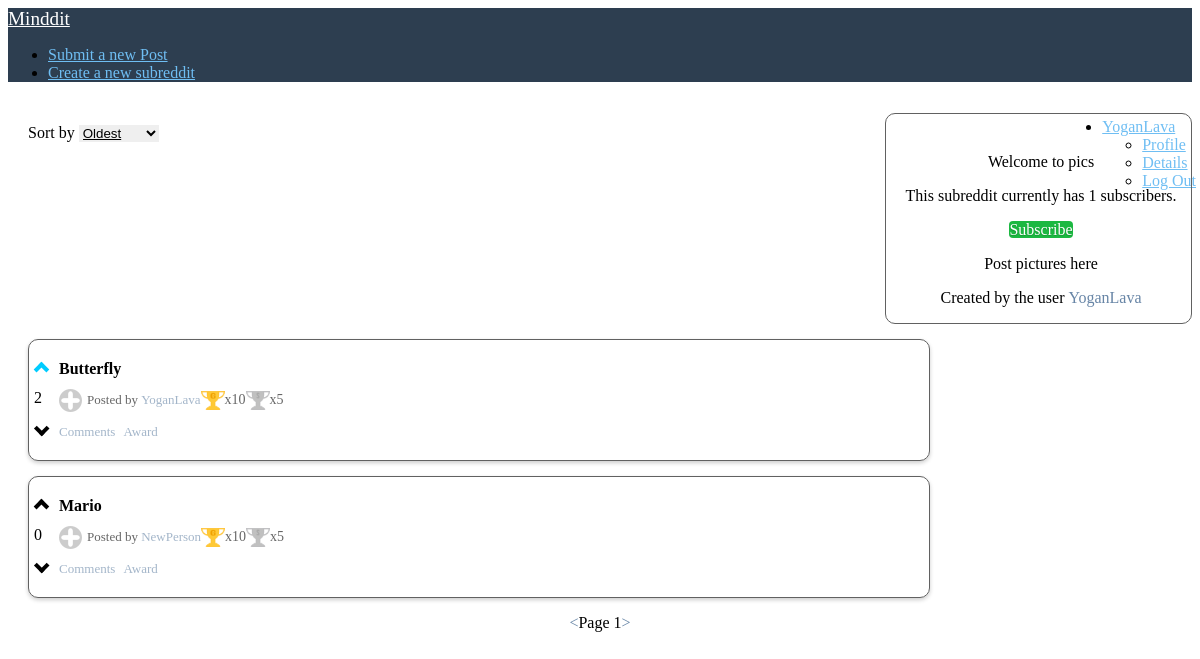
The page /subreddit.php?name=pics (signed in) on the database its author committed.
### tables this page shows
CREATE TABLE subreddits (
  name varchar(20) NOT NULL,
  creator_id int(11) DEFAULT NULL,
  description text,
  created_at int(11) DEFAULT NULL
);

CREATE TABLE users (
  id int(11) NOT NULL,
  username varchar(255) NOT NULL,
  password varchar(255) NOT NULL,
  created_at int(30) NOT NULL DEFAULT '0'
);

CREATE TABLE posts (
  id int(11) NOT NULL,
  title varchar(255) DEFAULT NULL,
  user_id int(11) NOT NULL,
  is_image tinyint(1) DEFAULT NULL,
  body text,
  created_at int(30) DEFAULT NULL,
  updated_at int(30) DEFAULT NULL,
  subreddit_name varchar(20) NOT NULL
);

### subreddit.php (the view, shortened to what this page needs)
<?php
$mysqli = openConnection();
if(isset($_GET['sortBy'])){
    switch($_GET['sortBy']){
        case "topLikes":
            $sql = "SELECT * FROM mostLiked where subreddit_name= '".$_GET['name']."' LIMIT 5". ((isset($_GET['page']))?" OFFSET ". ($_GET['page']-1) * 5:"");
            break;
        case "newest":
            $sql = "SELECT * FROM posts where subreddit_name= '".$_GET['name']."' order by created_at desc LIMIT 5". ((isset($_GET['page']))?" OFFSET ". ($_GET['page']-1) * 5:"");
            break;
        case "oldest":
            $sql = "SELECT * FROM posts where subreddit_name= '".$_GET['name']."' order by created_at asc LIMIT 5". ((isset($_GET['page']))?" OFFSET ". ($_GET['page']-1) * 5:"");
            break;
        default:
            $sql = "SELECT * FROM posts where subreddit_name= '".$_GET['name']."' LIMIT 5". ((isset($_GET['page']))?" OFFSET ". ($_GET['page']-1) * 5:"");
    }
}else{
    $sql = "SELECT * FROM posts where subreddit_name= '".$_GET['name']."' LIMIT 5". ((isset($_GET['page']))?" OFFSET ". ($_GET['page']-1) * 5:"");
}
$result=$mysqli->query($sql);
$sql = "select subreddits.description, users.username from subreddits inner join users where subreddits.name = '".$_GET['name']."' and subreddits.creator_id = users.id";
$subreddit = ($mysqli->query($sql))->fetch_assoc();
?>
<!DOCTYPE html>
<html lang="en">
<head>
    <link rel="stylesheet" href="https://unpkg.com/purecss@1.0.1/build/pure-min.css"
 />
    <link rel="stylesheet" href="css/css.css" />
</head>
<body>
    <div class="home-menu pure-menu pure-menu-horizontal">
        <a href="index.php" class="pure-menu-heading pure-menu-link">Minddit</a>
        <ul class="pure-menu-list">
            <li class="pure-menu-item">
                <a href="submit.php" class="pure-menu-link">Submit a new Post</a>
            </li>
            <li class="pure-menu-item">
                <a href="createsubreddit.php" class="pure-menu-link">Create a new subreddit</a>
            </li>
        </ul>
        <ul class="pure-menu-list align-right">
            <?php if(!isset($_SESSION['username'])){echo "<li class='pure-menu-item'>
        <a href='register.php' class='pure-menu-link'>Sign In</a>
      </li>";
      } else { echo "<li class='pure-menu-item pure-menu-has-children pure-menu-allow-hover'>
        <a href='#' id='menuLink1' class='pure-menu-link'>".$_SESSION['username']."</a>
        <ul class='pure-menu-children'>
            <li class='pure-menu-item'><a href='profile.php?name=".$_SESSION['username']."' class='pure-menu-link'>Profile</a></li>
            <li class='pure-menu-item'><a href='details.php' class='pure-menu-link'>Details</a></li>
            <li class='pure-menu-item'><a href='/logic/logout.php' class='pure-menu-link'>Log Out</a></li>
        </ul>
    </li>";
      }?>
        </ul>
    </div>
    <div class="side-bar">
        <?php
        echo "<p>Welcome to " . $_GET['name'] . "</p>";
        $sql= "select count(*) as count from subreddit_subscriptions where subreddit_name='".$_GET['name']."'";
        $count = ($mysqli->query($sql))->fetch_assoc();
        echo "<p>This subreddit currently has ".$count['count']." subscribers.</p>";
        if(isset($_SESSION['username'])){
            echo "<a class='pure-button join' id='button-".$_GET['name']."' onclick=\"subscribe('".$_GET['name']."', ".$_SESSION['userid'].", 'button-".$_GET['name']."')\">Subscribe</a>";
        }
        echo "<p>".$subreddit['description']."</p>";
        echo "<p>Created by the user <a href='profile.php?name=".$subreddit['username']."' class='normal-link'>".$subreddit['username']."</a>"
        ?>
    </div>
    <div class="sort-container">
        <p style="display: inline-block">Sort by</p>
        <select id="sort" class="sort-by">
            <option value="oldest">Oldest</option>
        </select>
    </div>
    <div class="posts">
        <?php
          while($post = $result->fetch_assoc()){
            $user = $mysqli->query("select * from users where id='".$post['user_id']."'");
            $user = $user->fetch_assoc();
            echo "<div class='post'>";
            echo "<div class='likes'>";
            if(isset($_SESSION['userid'])){
            $checkLiked = "SELECT likes.vote FROM likes, post_likes where post_likes.post_id = ".$post['id']." and likes.user_id = ".$_SESSION['userid']." and post_likes.like_id = likes.id";
            $checkLiked = ($mysqli->query($checkLiked))->fetch_assoc();
            }
            echo ((isset($checkLiked))? $checkLiked['vote'] === 'upvote' : false)? "<span class='chevron on upvote' id='u".$post['id']."' onclick='vote(".$post['id'].", ".$_SESSION['userid'].", \"post\", \"upvote\")'></span>" : "<span class='chevron upvote' id='u".$post['id']."' onclick='vote(".$post['id'].", ". ((isset($_SESSION['userid']))? $_SESSION['userid']:"null") .", \"post\", \"upvote\")'></span>";
            $likes = "SELECT (SELECT COUNT(*) FROM likes, post_likes where likes.vote = 'upvote' and post_likes.post_id = ".$post['id']." and post_likes.like_id = likes.id) - (SELECT COUNT(*) FROM likes, post_likes where likes.vote = 'downvote' and post_likes.post_id = ".$post['id']." and post_likes.like_id = likes.id) as likes";
            $likes = ($mysqli->query($likes))->fetch_assoc();
            echo "<p id='l".$post['id']."'>".$likes['likes']."</p>";
            echo  ((isset($checkLiked))? $checkLiked['vote'] === 'downvote' : false)? "<span class='chevron on downvote' id='d".$post['id']."' onclick='vote(".$post['id'].", ".$_SESSION['userid'].", \"post\", \"downvote\")'></span>" : "<span class='chevron downvote' id='d".$post['id']."' onclick='vote(".$post['id'].", ". ((isset($_SESSION['userid']))? $_SESSION['userid']:"null") .", \"post\", \"downvote\")'></span>";
            echo  "</div>";
            echo "<div class='post-info'>";
            echo ($post['is_image'])?"<div><a class='post-link' href='".$post['body']."' >".$post['title']."</a></div>":"<div><a class='post-link' href='post.php?postID=".$post['id']."' >".$post['title']."</a></div>";
            echo "<div class='details'>
                  <div id='b".$post['id']."' onClick='togglePost(".$post['id'].");' class='expand'></div>";
            echo "<p class='post-details'>Posted by <a href='#' class='normal-link'>".$user['username']."</a></p>";
            echo "<div class='gold' tooltip='Gold'></div><p class='award-text'>x10</p>
            <div class='silver' tooltip='Silver'></div><p class='award-text'>x5</p>";
            echo "</div>";
            echo "<div class='post-details'><a href='post.php?postID=".$post['id']."' class='normal-link'>Comments</a> <a class='normal-link' onClick='togglePostAwardMenu(".$post['id'].",".$_SESSION['userid'].")' style='padding-left:5px'>Award</a></div>";
            echo "</div>";
            echo "</div>";
          }
      ?>
    </div>
    <div class="pagination">
          <?php
            echo "<a onclick='back()' class='normal-link'><</a>";
            echo (isset($_GET['page']))? "<p>Page ".$_GET['page']."</p>":"<p>Page 1</p>";
            echo "<a onclick='forward()' class='normal-link'>></a>";
          ?>
    </div>
</body>
</html>

### css/css.css (style rules this page uses)
.home-menu .pure-menu-heading { color: white; font-weight: 400; font-size: 120%; }
.home-menu a { color: #6fbef3; }
.home-menu { background: #2d3e50; }
.align-right { position: absolute; right: 0px; padding: 4px; }
.posts { display: inline-flex; flex-direction: column; flex-wrap: wrap; justify-content: center; align-items: center; align-content: center; }
.post { padding-top: 20px; margin-top: 15px; margin-left: 20px; border: solid 1.2px #616161; width: 75vw; min-height: 100px; max-width: 100%; border-radius: 10px; box-shadow: 0 2px 4px 0 rgba(0, 0, 0, 0.2); }
.posts .post-link { display: inline-block; text-decoration: solid; font-weight: bold; color: #000000; }
.details { position: relative; align-items: center; display: flex; }
.normal-link { color: #6785a6; text-decoration: solid; position: relative; display: inline-block; cursor: pointer; }
.post .post-details { opacity: 0.6; display: inline-block; font-size: 13px; }
.post .normal-link { font-size: 13px; }
.likes { float: left; padding-top: 2px; padding-left: 5px; }
.chevron::before { border-style: solid; border-width: 0.25em 0.25em 0 0; content: ''; display: block; height: 0.45em; left: 0.15em; position: relative; top: 0.15em; transform: rotate(-45deg); width: 0.45em; cursor: pointer; }
.chevron.on, .chevron.downvote:hover, .chevron.upvote:hover { color: #00ccff; }
.chevron.downvote::before { top: 0; transform: rotate(135deg); }
.expand { background-repeat: no-repeat; margin-right: 5px; background-image: url("/res/plus.png"); height: 23px; width: 23px; }
.post-info { padding-left: 30px; }
.sort-container { display: inline-block; margin-top: 10px; margin-left: 20px; }
.sort-by { text-decoration: underline; display: inline-block; border: none; }
.pagination { display: flex; align-items: center; justify-content: center; }
.gold { position: relative; background-image: url("/res/gold.png"); background-size: 24px 19px; height: 19px; width: 24px; }
.silver { position: relative; background-image: url("/res/silver.png"); background-size: 24px 19px; height: 19px; width: 24px; }
[tooltip]:before { content: attr(tooltip); position: absolute; opacity: 0; left: -15px; transition: all 0.15s ease; padding: 10px; color: #bdbdbd; border-radius: 10px; }
[tooltip]:not([tooltip-persistent]):before { pointer-events: none; }
.side-bar { text-align: center; margin-top: 15px; padding-top: 5px; padding-left: 5px; float: right; width: 300px; border: solid 1.2px #616161; border-radius: 10px; position: relative; white-space: pre-line; }
.join { color: white; border-radius: 4px; text-shadow: 0 1px 1px rgba(0, 0, 0, 0.2); background: rgb(28, 184, 65); }
.award-text { opacity: 0.6; font-size: 14px; }

### rows shown on the page
subreddits: description "Post pictures here", creator.username "YoganLava"
posts: likes "2", title "Butterfly", user.username "YoganLava"
posts: likes "0", title "Mario", user.username "NewPerson"

### other values the page prints
$_SESSION['username'] "YoganLava"
$_GET['name'] "pics"
$count['count'] "1"
